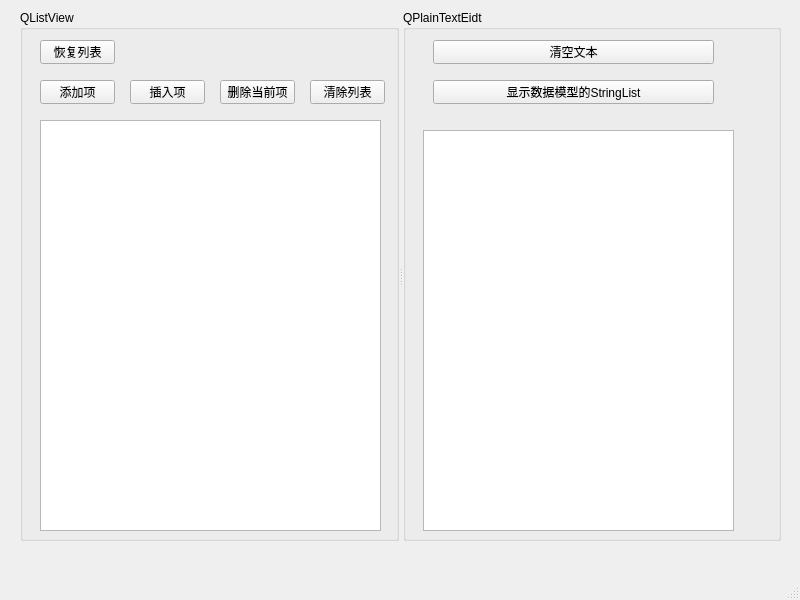
<?xml version="1.0" encoding="UTF-8"?>
<ui version="4.0">
 <class>MainWindow</class>
 <widget class="QMainWindow" name="MainWindow">
  <property name="geometry">
   <rect>
    <x>0</x>
    <y>0</y>
    <width>800</width>
    <height>600</height>
   </rect>
  </property>
  <property name="windowTitle">
   <string>MainWindow</string>
  </property>
  <widget class="QWidget" name="centralwidget">
   <widget class="QSplitter" name="splitter">
    <property name="geometry">
     <rect>
      <x>20</x>
      <y>10</y>
      <width>761</width>
      <height>531</height>
     </rect>
    </property>
    <property name="orientation">
     <enum>Qt::Horizontal</enum>
    </property>
    <widget class="QGroupBox" name="groupBox">
     <property name="title">
      <string>QListView</string>
     </property>
     <widget class="QPushButton" name="reviewListBtn">
      <property name="geometry">
       <rect>
        <x>20</x>
        <y>30</y>
        <width>75</width>
        <height>24</height>
       </rect>
      </property>
      <property name="text">
       <string>恢复列表</string>
      </property>
     </widget>
     <widget class="QPushButton" name="addItemBtn">
      <property name="geometry">
       <rect>
        <x>20</x>
        <y>70</y>
        <width>75</width>
        <height>24</height>
       </rect>
      </property>
      <property name="text">
       <string>添加项</string>
      </property>
     </widget>
     <widget class="QPushButton" name="insItemBtn">
      <property name="geometry">
       <rect>
        <x>110</x>
        <y>70</y>
        <width>75</width>
        <height>24</height>
       </rect>
      </property>
      <property name="text">
       <string>插入项</string>
      </property>
     </widget>
     <widget class="QPushButton" name="delCurItemBtn">
      <property name="geometry">
       <rect>
        <x>200</x>
        <y>70</y>
        <width>75</width>
        <height>24</height>
       </rect>
      </property>
      <property name="text">
       <string>删除当前项</string>
      </property>
     </widget>
     <widget class="QPushButton" name="clearList">
      <property name="geometry">
       <rect>
        <x>290</x>
        <y>70</y>
        <width>75</width>
        <height>24</height>
       </rect>
      </property>
      <property name="text">
       <string>清除列表</string>
      </property>
     </widget>
     <widget class="QListView" name="listView">
      <property name="geometry">
       <rect>
        <x>20</x>
        <y>110</y>
        <width>341</width>
        <height>411</height>
       </rect>
      </property>
     </widget>
    </widget>
    <widget class="QGroupBox" name="groupBox_2">
     <property name="title">
      <string>QPlainTextEidt</string>
     </property>
     <widget class="QPushButton" name="clearTextBtn">
      <property name="geometry">
       <rect>
        <x>30</x>
        <y>30</y>
        <width>281</width>
        <height>24</height>
       </rect>
      </property>
      <property name="text">
       <string>清空文本</string>
      </property>
     </widget>
     <widget class="QPushButton" name="displayBtn">
      <property name="geometry">
       <rect>
        <x>30</x>
        <y>70</y>
        <width>281</width>
        <height>24</height>
       </rect>
      </property>
      <property name="text">
       <string>显示数据模型的StringList</string>
      </property>
     </widget>
     <widget class="QPlainTextEdit" name="plainTextEdit">
      <property name="geometry">
       <rect>
        <x>20</x>
        <y>120</y>
        <width>311</width>
        <height>401</height>
       </rect>
      </property>
     </widget>
    </widget>
   </widget>
  </widget>
  <widget class="QMenuBar" name="menubar">
   <property name="geometry">
    <rect>
     <x>0</x>
     <y>0</y>
     <width>800</width>
     <height>22</height>
    </rect>
   </property>
  </widget>
  <widget class="QStatusBar" name="statusbar"/>
 </widget>
 <resources/>
 <connections/>
</ui>
